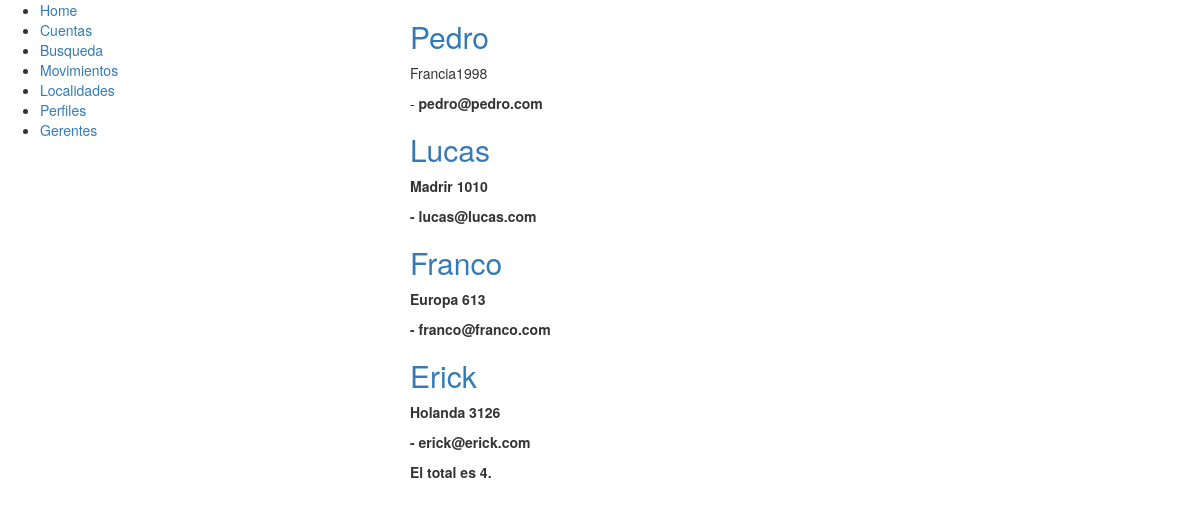
The page /cuentas/ (signed in) on the database as committed earlier.
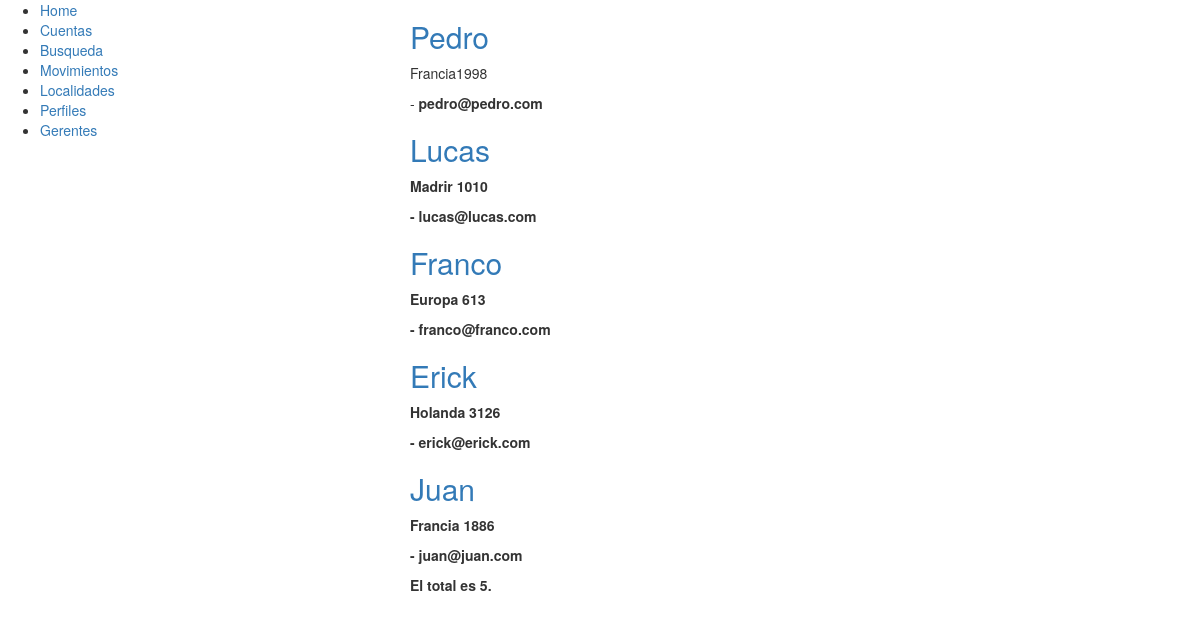
The same page on the database as committed later.
### cuentas/models.py (models this page shows, shortened)
class Cuenta(models.Model):
	nombre = models.CharField(max_length=200)
	direccion = models.CharField(max_length=500)
	localidad = models.ForeignKey(Localidad, default=1)
	email = models.EmailField()

### cuentas/views.py (the view)
# urls.py: url(r'^cuentas/', views.cuentas),
@login_required
@permission_required('cuentas.ver_cuentas')
def cuentas(request):
	return render (request, 'cuentas2.html', {'cuentas':Cuenta.objects.all(), 'total': Cuenta.objects.count()})

### cuentas/templates/cuentas2.html (shortened to what this page needs)
{% extends "base.html"%}
{% block content %}
{% for cuenta in cuentas %}
	<h2><a href="/cuenta/{{ cuenta.id }}">{{ cuenta.nombre }}</a></h2>
	<p>{{ cuenta.direccion }}</p>
	<p>{% if cuenta.email %} - {% endif %} <b> {{ cuenta.email }} <b/></p>
{% endfor %}
<p>El total es {{ total }}.</p>
{% endblock %}

Rows that differ between the two databases and show on the page:
added Cuenta: nombre "Juan", direccion "Francia 1886", email "juan@juan.com"
Other text that changed with them:
{{ total }}: "4" → "5"
